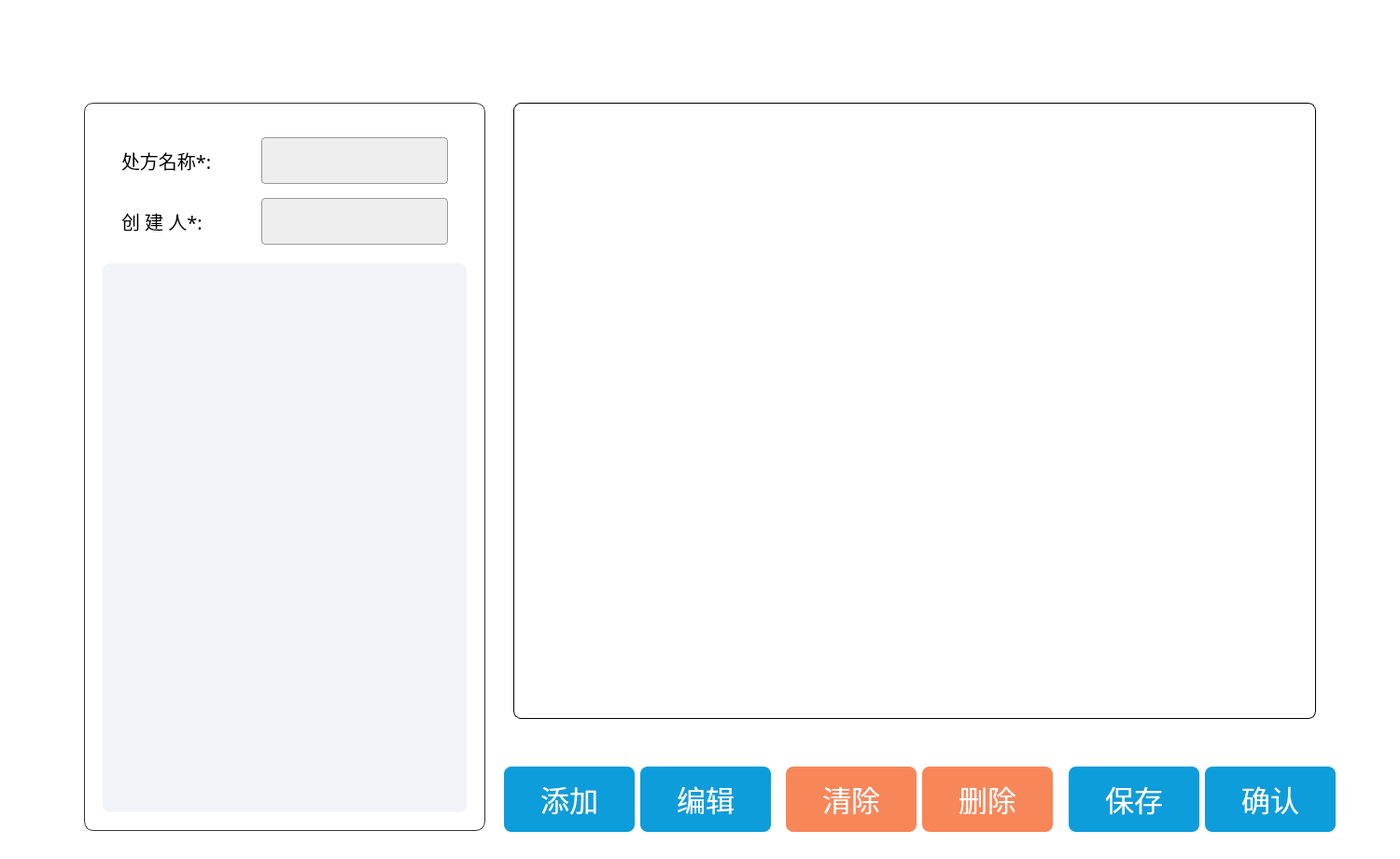
<?xml version="1.0" encoding="UTF-8"?>
<ui version="4.0">
 <class>TeachEdit</class>
 <widget class="QWidget" name="TeachEdit">
  <property name="geometry">
   <rect>
    <x>0</x>
    <y>0</y>
    <width>1500</width>
    <height>920</height>
   </rect>
  </property>
  <property name="windowTitle">
   <string>Form</string>
  </property>
  <property name="styleSheet">
   <string notr="true">#TeachEdit{background: #FFFFFF;
border-radius:10px;}</string>
  </property>
  <widget class="QGroupBox" name="groupBox">
   <property name="geometry">
    <rect>
     <x>90</x>
     <y>110</y>
     <width>430</width>
     <height>780</height>
    </rect>
   </property>
   <property name="styleSheet">
    <string notr="true">#groupBox{border: 1px solid #333333;border-radius:10px}</string>
   </property>
   <property name="title">
    <string/>
   </property>
   <widget class="QLabel" name="label">
    <property name="geometry">
     <rect>
      <x>40</x>
      <y>48</y>
      <width>140</width>
      <height>28</height>
     </rect>
    </property>
    <property name="font">
     <font>
      <family>黑体</family>
      <pointsize>15</pointsize>
     </font>
    </property>
    <property name="styleSheet">
     <string notr="true">
border: 0px;</string>
    </property>
    <property name="text">
     <string>处方名称*:</string>
    </property>
   </widget>
   <widget class="QLabel" name="label_2">
    <property name="geometry">
     <rect>
      <x>40</x>
      <y>113</y>
      <width>140</width>
      <height>28</height>
     </rect>
    </property>
    <property name="font">
     <font>
      <family>黑体</family>
      <pointsize>15</pointsize>
     </font>
    </property>
    <property name="styleSheet">
     <string notr="true">border: 0px;</string>
    </property>
    <property name="text">
     <string>创 建 人*:</string>
    </property>
    <property name="alignment">
     <set>Qt::AlignJustify|Qt::AlignVCenter</set>
    </property>
   </widget>
   <widget class="QLineEdit" name="recipeName_LineEdit">
    <property name="geometry">
     <rect>
      <x>190</x>
      <y>37</y>
      <width>200</width>
      <height>50</height>
     </rect>
    </property>
    <property name="font">
     <font>
      <family>黑体</family>
      <pointsize>16</pointsize>
     </font>
    </property>
    <property name="styleSheet">
     <string notr="true">background: #EEEEEE;
border-radius: 4px;
border: 1px solid #999999;</string>
    </property>
   </widget>
   <widget class="QLineEdit" name="author_LineEdit">
    <property name="geometry">
     <rect>
      <x>190</x>
      <y>102</y>
      <width>200</width>
      <height>50</height>
     </rect>
    </property>
    <property name="font">
     <font>
      <family>黑体</family>
      <pointsize>16</pointsize>
     </font>
    </property>
    <property name="styleSheet">
     <string notr="true">background: #EEEEEE;
border-radius: 4px;
border: 1px solid #999999;</string>
    </property>
   </widget>
   <widget class="QListWidget" name="listWidget">
    <property name="geometry">
     <rect>
      <x>20</x>
      <y>172</y>
      <width>390</width>
      <height>588</height>
     </rect>
    </property>
    <property name="styleSheet">
     <string notr="true">#listWidget{background: #F1F5F9;
border-radius: 8px;
border:none;}</string>
    </property>
   </widget>
  </widget>
  <widget class="TeachPaint" name="paint_Widget" native="true">
   <property name="geometry">
    <rect>
     <x>550</x>
     <y>110</y>
     <width>860</width>
     <height>660</height>
    </rect>
   </property>
   <property name="styleSheet">
    <string notr="true">background: #FFFFFF;
border-radius: 8px;
border: 1px solid #000000;</string>
   </property>
  </widget>
  <widget class="QWidget" name="layoutWidget">
   <property name="geometry">
    <rect>
     <x>540</x>
     <y>820</y>
     <width>891</width>
     <height>72</height>
    </rect>
   </property>
   <layout class="QHBoxLayout" name="horizontalLayout">
    <item>
     <widget class="QPushButton" name="add_Btn">
      <property name="sizePolicy">
       <sizepolicy hsizetype="Minimum" vsizetype="Fixed">
        <horstretch>0</horstretch>
        <verstretch>0</verstretch>
       </sizepolicy>
      </property>
      <property name="font">
       <font>
        <family>黑体</family>
        <pointsize>23</pointsize>
       </font>
      </property>
      <property name="styleSheet">
       <string notr="true">QPushButton{background: #0D9DDB;
border-radius: 8px;
width:140px;
height:70px;
color: rgb(255, 255, 255);}
QPushButton:hover{background: #0A90D4;
border-radius: 8px;
color: rgb(255, 255, 255);}
QPushButton:pressed{background: #0984CE;
border-radius: 8px;
color: rgb(255, 255, 255);}</string>
      </property>
      <property name="text">
       <string>添加</string>
      </property>
     </widget>
    </item>
    <item>
     <widget class="QPushButton" name="edit_Btn">
      <property name="font">
       <font>
        <family>黑体</family>
        <pointsize>23</pointsize>
       </font>
      </property>
      <property name="styleSheet">
       <string notr="true">QPushButton{background: #0D9DDB;
border-radius: 8px;
width:140px;
height:70px;
color: rgb(255, 255, 255);}
QPushButton:hover{background: #0A90D4;
border-radius: 8px;
color: rgb(255, 255, 255);}
QPushButton:pressed{background: #0984CE;
border-radius: 8px;
color: rgb(255, 255, 255);}</string>
      </property>
      <property name="text">
       <string>编辑</string>
      </property>
     </widget>
    </item>
    <item>
     <spacer name="horizontalSpacer">
      <property name="orientation">
       <enum>Qt::Horizontal</enum>
      </property>
      <property name="sizeHint" stdset="0">
       <size>
        <width>40</width>
        <height>20</height>
       </size>
      </property>
     </spacer>
    </item>
    <item>
     <widget class="QPushButton" name="clear_Btn">
      <property name="font">
       <font>
        <family>黑体</family>
        <pointsize>23</pointsize>
       </font>
      </property>
      <property name="styleSheet">
       <string notr="true">QPushButton{background: #F78759;
border-radius: 8px;
width:140px;
height:70px;
color: rgb(255, 255, 255);}
QPushButton:hover{background: #F4673C;
border-radius: 8px;
color: rgb(255, 255, 255);}
QPushButton:pressed{background: #F26036;
border-radius: 8px;
color: rgb(255, 255, 255);}</string>
      </property>
      <property name="text">
       <string>清除</string>
      </property>
     </widget>
    </item>
    <item>
     <widget class="QPushButton" name="delete_Btn">
      <property name="font">
       <font>
        <family>黑体</family>
        <pointsize>23</pointsize>
       </font>
      </property>
      <property name="styleSheet">
       <string notr="true">QPushButton{background: #F78759;
border-radius: 8px;
width:140px;
height:70px;
color: rgb(255, 255, 255);}
QPushButton:hover{background: #F4673C;
border-radius: 8px;
color: rgb(255, 255, 255);}
QPushButton:pressed{background: #F26036;
border-radius: 8px;
color: rgb(255, 255, 255);}</string>
      </property>
      <property name="text">
       <string>删除</string>
      </property>
     </widget>
    </item>
    <item>
     <spacer name="horizontalSpacer_2">
      <property name="orientation">
       <enum>Qt::Horizontal</enum>
      </property>
      <property name="sizeHint" stdset="0">
       <size>
        <width>40</width>
        <height>20</height>
       </size>
      </property>
     </spacer>
    </item>
    <item>
     <widget class="QPushButton" name="save_Btn">
      <property name="font">
       <font>
        <family>黑体</family>
        <pointsize>23</pointsize>
       </font>
      </property>
      <property name="styleSheet">
       <string notr="true">QPushButton{background: #0D9DDB;
border-radius: 8px;
width:140px;
height:70px;
color: rgb(255, 255, 255);}
QPushButton:hover{background: #0A90D4;
border-radius: 8px;
color: rgb(255, 255, 255);}
QPushButton:pressed{background: #0984CE;
border-radius: 8px;
color: rgb(255, 255, 255);}</string>
      </property>
      <property name="text">
       <string>保存</string>
      </property>
     </widget>
    </item>
    <item>
     <widget class="QPushButton" name="confirm_Btn">
      <property name="font">
       <font>
        <family>黑体</family>
        <pointsize>23</pointsize>
       </font>
      </property>
      <property name="styleSheet">
       <string notr="true">QPushButton{background: #0D9DDB;
border-radius: 8px;
width:140px;
height:70px;
color: rgb(255, 255, 255);}
QPushButton:hover{background: #0A90D4;
border-radius: 8px;
color: rgb(255, 255, 255);}
QPushButton:pressed{background: #0984CE;
border-radius: 8px;
color: rgb(255, 255, 255);}</string>
      </property>
      <property name="text">
       <string>确认</string>
      </property>
     </widget>
    </item>
   </layout>
  </widget>
 </widget>
 <customwidgets>
  <customwidget>
   <class>TeachPaint</class>
   <extends>QWidget</extends>
   <header>teachpaint.h</header>
   <container>1</container>
  </customwidget>
 </customwidgets>
 <resources/>
 <connections/>
</ui>
